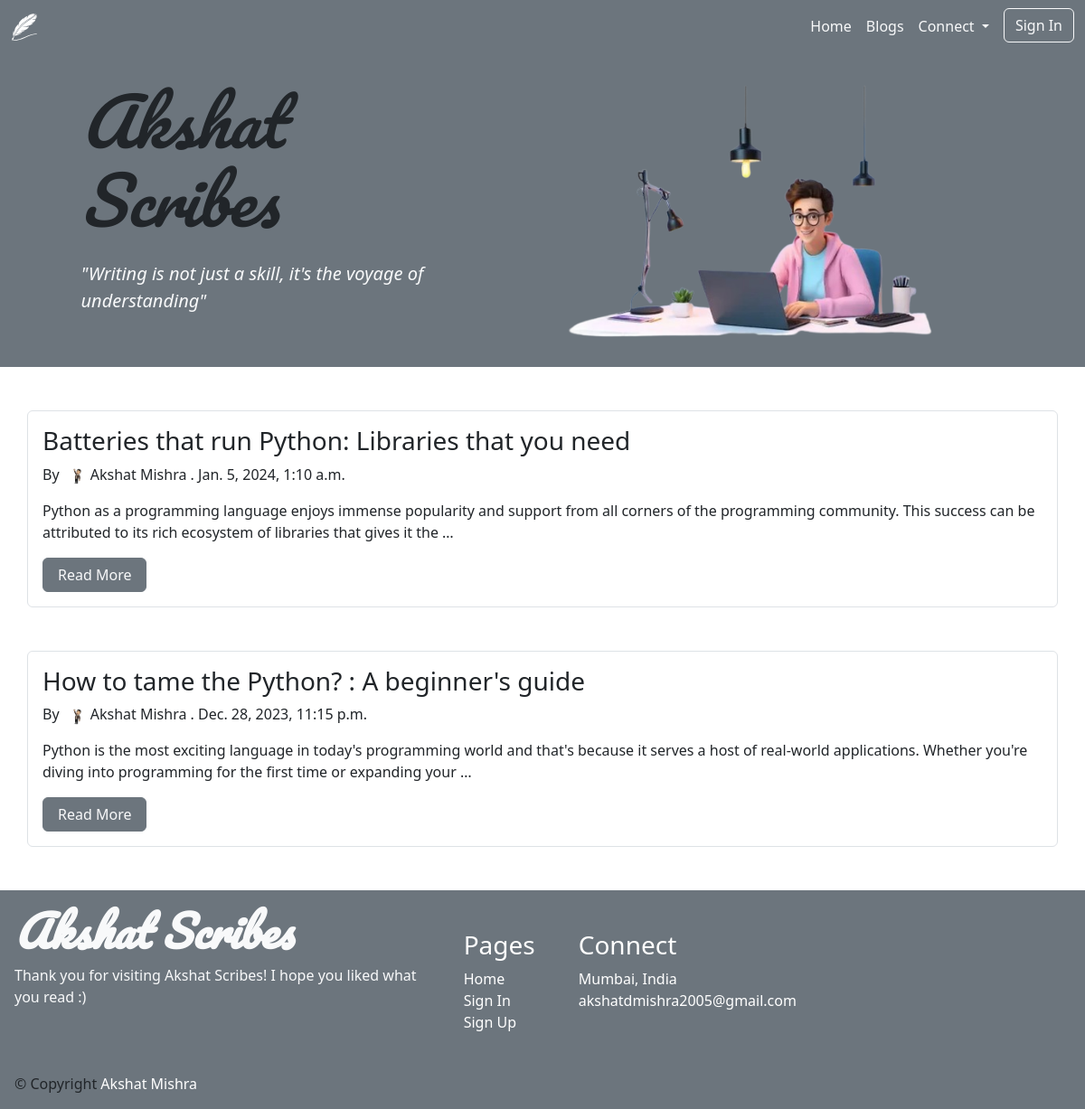
/, run on an earlier commit of the app's database.
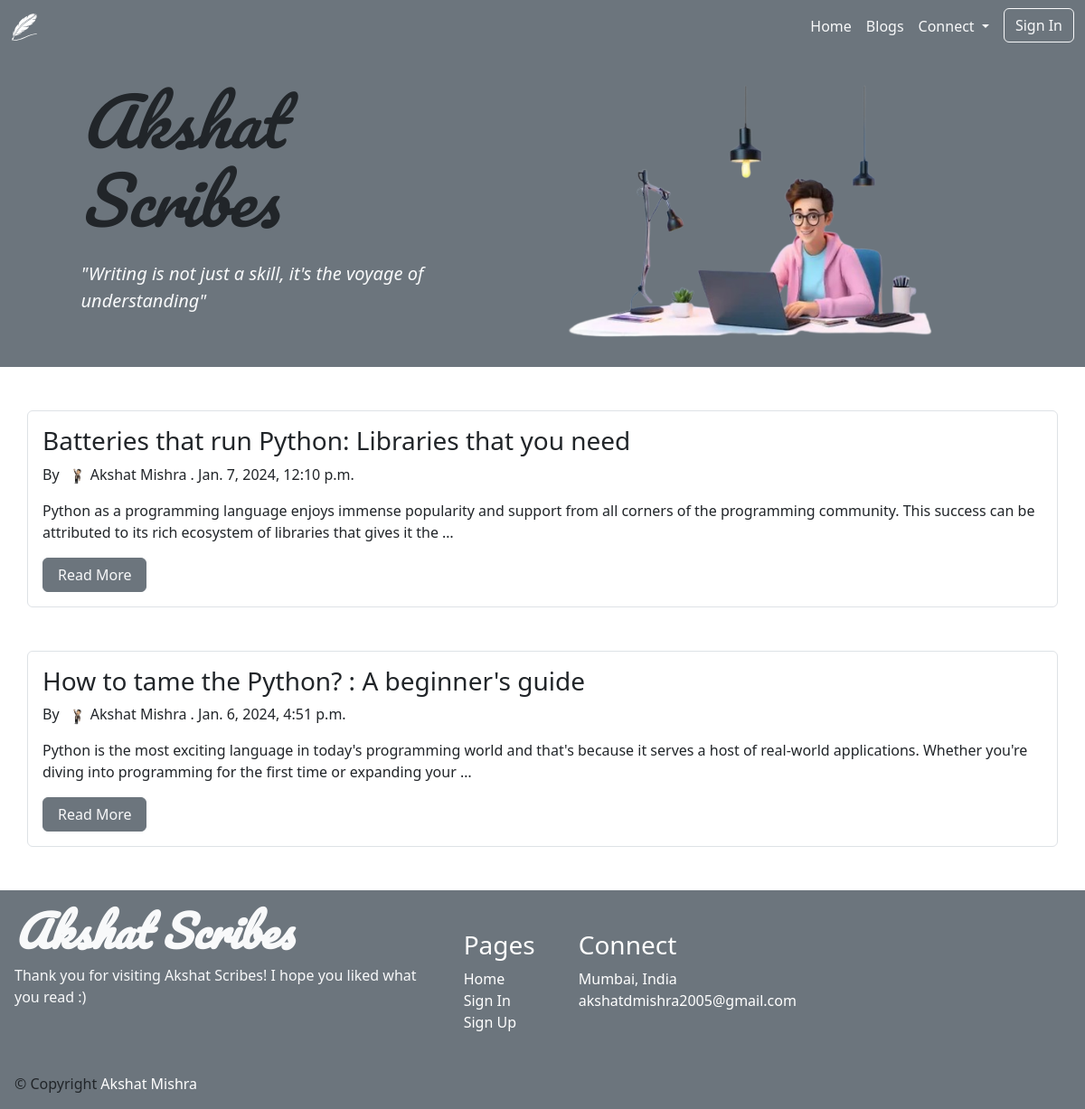
And on a later commit of the database.
### Home/models.py (models this page shows, shortened)
class Post(models.Model):
    title = models.CharField(max_length=100)
    image = models.ImageField(null=True, blank=True, upload_to="images/")
    datetime = models.DateTimeField(default=datetime.now())
    content = models.CharField(max_length=10000000)

### Home/views.py (the view)
# urls.py: path('', views.index, name='index'),
def index(request):
    posts = Post.objects.all()
    return render(request, 'index.html', {'posts': posts})

### templates/index.html (shortened to what this page needs)
{% extends 'base.html' %}
{% load static %}
{% block content %}
<section id="hero" class=" my-auto bg-secondary">
  <div class="container">
    <div class="row justify-content-center align-items-center">
      <div class="col-md-5 text-center text-md-start">
        <h1>
          <div class="display-2 fst-italic text-dark" style="font-family:Pacifico, sans-serif;">Akshat Scribes</div>
        </h1>
        <p class="lead my-4 fst-italic text-light">"Writing is not just a skill, it's the voyage of understanding"</p>
      </div>
      <div class="col-md-6 text-center">
        <img class="img-fluid ml-md-5" src="{% static 'assets/img/hero.png' %}"></img>
      </div>
    </div>
  </div>
</section>
<section id="blogs" class="mx-2">
  {% for post in posts reversed %}
  <div>
    <div class="container my-5 p-3 rounded border">
      <h3 class="text-dark">{{post.title}}</h3>
      <p class="">By <img style="border-radius: 50%; height: 20px; width: 20px; margin-inline: 5px;" src="{% static 'assets/img/prof-pic.jpg' %}">Akshat Mishra . {{post.datetime}}</p>
      <div class="">
        <p class="">
          {{post.content|truncatewords:60|safe}}
        </p>
      </div>
      <div class="">
        <button class="btn btn-secondary rounded px-3" type="button"><a class="text-light text-decoration-none" href="/posts/{{post.id}}">Read More</a></button>
      </div>
    </div>
  </div>
  {% endfor %}
</section>
{% endblock %}

### templates/base.html (shortened to what this page needs)
{% load static %}
<!DOCTYPE html>
<html lang="en">
<head>
  {% load bootstrap5 %}
  {% bootstrap_css %}
  {% load bootstrap_icons %}
  {% load crispy_forms_tags %}
</head>
<body class="d-flex flex-column min-vh-100">
  {% include 'components/navbar.html' %}
  {% block content %}
  {% endblock %}
  {% include 'components/footer.html' %}
</body>
</html>

### templates/components/navbar.html (shortened to what this page needs)
{% load static %}
{% load bootstrap_icons %}
<nav class="navbar sticky-top bg-secondary navbar-expand-md navbar-dark">
  <div class="container-xxl">
    <a class="navbar-brand fw-bold text-dark" href="/"><span><img width="30" height="30" src="{% static 'assets/img/quill.svg' %}" /></span></a>
    <div id="navlinks" class="collapse navbar-collapse justify-content-end align-center">
      <ul class="navbar-nav">
        <li class="nav-item">
          <a class="nav-link text-light" href="/">Home</a>
        </li>
        <li class="nav-item">
          <a class="nav-link text-light" href="/#blogs">Blogs</a>
        </li>
        <li class="nav-item dropdown">
          <a class="nav-link text-light dropdown-toggle" href="#" role="button" data-bs-toggle="dropdown" aria-expanded="false">
            Connect
          </a>
        </li>
        {% if user.is_authenticated %}
        <li class="nav-item">
          <a class="nav-link d-md-none text-light" href="{% url 'signout' %}">Sign Out</a>
        </li>
        <li class="nav-item text-light ms-2 d-none d-md-inline">
          <a class="btn btn-outline-light" href="{% url 'signout' %}">Sign Out</a>
        </li>
        {% else %}
        <li class="nav-item text-light ms-2 d-none d-md-inline">
          <a class="btn btn-outline-light" href="{% url 'signin' %}">Sign In</a>
        </li>
        {% endif %}
      </ul>
    </div>
  </div>
</nav>

### templates/components/footer.html (shortened to what this page needs)
{% load static %}
{% load bootstrap_icons %}
<footer class="bg-secondary pt-3 px-3 mt-auto">
   <div class="row align-items-center">
     <div class="col-md-5 text-center text-md-start">
       <h1 class="display-5 display-md-6 fw-bold fst-italic text-light" style="font-family:Pacifico, sans-serif;">Akshat Scribes</h1>
       <p class="text-light">Thank you for visiting Akshat Scribes! I hope you liked what you read :)</p>
      <div class="">
        <ul class="list-unstyled d-flex justify-content-center justify-content-md-start">
          <li><a href="https://www.linkedin.com/in/akshat--mishra" class="px-2 text-dark">{% bs_icon 'linkedin' size='25px' %}</a></li>
          <li><a href="https://twitter.com/imAkshatMishra" class="px-2 text-dark">{% bs_icon 'twitter-x' size='25px' %}</a></li>
          <li><a href="https://www.quora.com/profile/Akshat-Mishra-657" class="px-2 text-dark">{% bs_icon 'quora' size='25px' %}</a></li>
          <li><a href="https://github.com/Adm-2005" class="px-2 text-dark">{% bs_icon 'github' size='25px' %}</a></li>
        </ul>
      </div>
     </div>
     <div class="col-md-5  text-center text-md-start">
       <ul class="list-unstyled gap-3 gap-md-5 d-flex flex-column  flex-md-row">
         <li class="text-white mt-3 ">
           <h3>Pages</h3>
           <ul class="list-unstyled">
             <li class=""><a class="text-white text-decoration-none" href="/">Home</a></li>
             <li class=""><a class="text-white text-decoration-none" href="{% url 'signin' %}">Sign In</a></li>
             <li class=""><a class="text-white text-decoration-none" href="{% url 'signup' %}">Sign Up</a></li>
           </ul>
         </li>
         <li class="text-white mt-3 ">
           <h3>Connect</h3>
           <ul class="list-unstyled">
             <li>Mumbai, India</li>
             <li>akshatdmishra2005@gmail.com</li>
           </ul>
         </li>
       </ul>
     </div>
     <p class="text-start mt-3">&copy; Copyright <a class="text-decoration-none text-white" href="https://akshatmishra.onrender.com">Akshat Mishra</a></p>
   </div>
</footer>

What changed in the data, as far as the page shows it:
changed Post "Batteries that run Python: Libraries that you need": datetime "Jan. 5, 2024, 1:10 a.m." → "Jan. 7, 2024, 12:10 p.m."
changed Post "How to tame the Python? : A beginner's guide": datetime "Dec. 28, 2023, 11:15 p.m." → "Jan. 6, 2024, 4:51 p.m."
